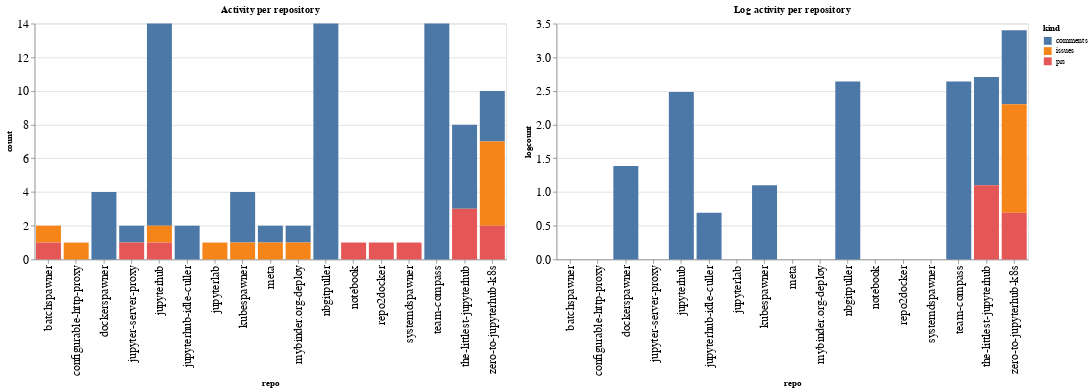

Notebook cell for this chart:
### Code cell
ch1 = alt.Chart(repo_summaries, width=600, title="Activity per repository").mark_bar().encode(
    x='repo',
    y='count',
    color='kind',
    tooltip="kind"
)

ch2 = alt.Chart(repo_summaries, width=600, title="Log activity per repository").mark_bar().encode(
    x='repo',
    y='logcount',
    color='kind',
    tooltip="kind"
)

ch1 | ch2

### Figure 1 — Vega-Lite specification as saved in the notebook (floating-point values rounded to 4 significant figures)
{"config": {"axisLeft": {"labelFontSize": 15}, "axisBottom": {"labelFontSize": 15}}, "hconcat": [{"mark": "bar", "encoding": {"color": {"type": "nominal", "field": "kind"}, "tooltip": {"type": "nominal", "field": "kind"}, "x": {"type": "nominal", "field": "repo"}, "y": {"type": "quantitative", "field": "count"}}, "title": "Activity per repository", "width": 600}, {"mark": "bar", "encoding": {"color": {"type": "nominal", "field": "kind"}, "tooltip": {"type": "nominal", "field": "kind"}, "x": {"type": "nominal", "field": "repo"}, "y": {"type": "quantitative", "field": "logcount"}}, "title": "Log activity per repository", "width": 600}], "data": {"name": "data-45b2a5a804f5fb23848ee0e419a7f932"}, "$schema": "https://vega.github.io/schema/vega-lite/v4.8.1.json", "datasets": {"data-45b2a5a804f5fb23848ee0e419a7f932": [{"repo": "batchspawner", "kind": "issues", "count": 1, "logcount": 0.0}, {"repo": "batchspawner", "kind": "prs", "count": 1, "logcount": 0.0}, {"repo": "configurable-http-proxy", "kind": "issues", "count": 1, "logcount": 0.0}, {"repo": "dockerspawner", "kind": "comments", "count": 4, "logcount": 1.386}, {"repo": "jupyter-server-proxy", "kind": "comments", "count": 1, "logcount": 0.0}, {"repo": "jupyter-server-proxy", "kind": "prs", "count": 1, "logcount": 0.0}, {"repo": "jupyterhub", "kind": "comments", "count": 12, "logcount": 2.485}, {"repo": "jupyterhub", "kind": "issues", "count": 1, "logcount": 0.0}, {"repo": "jupyterhub", "kind": "prs", "count": 1, "logcount": 0.0}, {"repo": "jupyterhub-idle-culler", "kind": "comments", "count": 2, "logcount": 0.6931}, {"repo": "jupyterlab", "kind": "issues", "count": 1, "logcount": 0.0}, {"repo": "kubespawner", "kind": "comments", "count": 3, "logcount": 1.099}, {"repo": "kubespawner", "kind": "issues", "count": 1, "logcount": 0.0}, {"repo": "meta", "kind": "comments", "count": 1, "logcount": 0.0}, {"repo": "meta", "kind": "issues", "count": 1, "logcount": 0.0}, {"repo": "mybinder.org-deploy", "kind": "comments", "count": 1, "logcount": 0.0}, {"repo": "mybinder.org-deploy", "kind": "issues", "count": 1, "logcount": 0.0}, {"repo": "nbgitpuller", "kind": "comments", "count": 14, "logcount": 2.639}, {"repo": "notebook", "kind": "prs", "count": 1, "logcount": 0.0}, {"repo": "repo2docker", "kind": "prs", "count": 1, "logcount": 0.0}, {"repo": "systemdspawner", "kind": "prs", "count": 1, "logcount": 0.0}, {"repo": "team-compass", "kind": "comments", "count": 14, "logcount": 2.639}, {"repo": "the-littlest-jupyterhub", "kind": "comments", "count": 5, "logcount": 1.609}, {"repo": "the-littlest-jupyterhub", "kind": "prs", "count": 3, "logcount": 1.099}, {"repo": "zero-to-jupyterhub-k8s", "kind": "comments", "count": 3, "logcount": 1.099}, {"repo": "zero-to-jupyterhub-k8s", "kind": "issues", "count": 5, "logcount": 1.609}, {"repo": "zero-to-jupyterhub-k8s", "kind": "prs", "count": 2, "logcount": 0.6931}]}}
